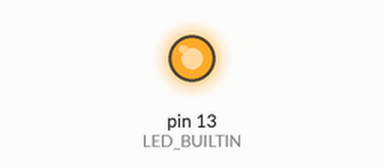
A sketch run on a simulated Arduino Uno, built with avr-gcc and run on an emulated ATmega328P. Parts: output pins drawn as LEDs (lit = HIGH).

Above: at 0.1 s.
At 30.1 s:
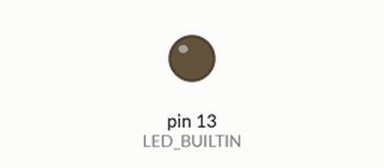
Timing chart, 0 to 31.6 s (numbered marks = the images above):
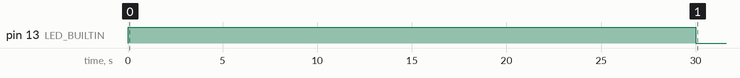

Measured:
- by itself, pin 13 (LED_BUILTIN): LOW → HIGH at 0.00 s, → LOW 30.0 s later

The sketch:

controlled_power_module.ino
```cpp
const long SLEEP = 12; // sleep time, unit: hour
const long WORK = 30;  // work time, unit: second

const unsigned long SECOND = 1000;
const unsigned long MINUTE = 60 * SECOND;
const unsigned long HOUR = 3600 * SECOND;

void setup()
{
  // initialize digital pin LED_BUILTIN as an output.
  pinMode(LED_BUILTIN, OUTPUT);
}

// the loop function runs over and over again forever
void loop()
{
  digitalWrite(LED_BUILTIN, HIGH); // turn the LED on (HIGH is the voltage level)
  delay(WORK * SECOND);
  digitalWrite(LED_BUILTIN, LOW); // turn the LED off by making the voltage LOW
  delay(SLEEP * HOUR);
}
```
